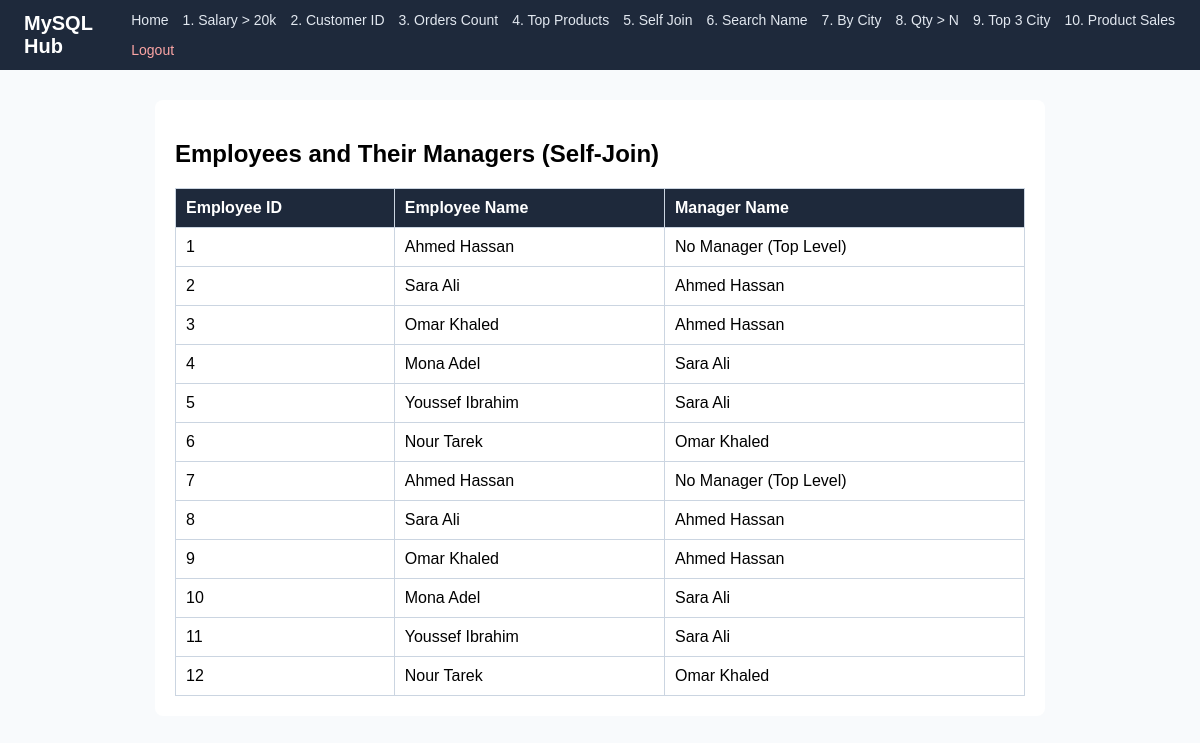
The app's page /q5_employees_managers.php (signed in) with its own data.
### tables this page shows
CREATE TABLE `employees` (
  `id` int(11) NOT NULL,
  `name` varchar(100) NOT NULL,
  `manager_id` int(11) DEFAULT NULL
);

### q5_employees_managers.php (the view, shortened to what this page needs)
<?php
require_once "db.php";
$sql = "SELECT e.id AS employee_id, e.name AS employee_name, m.name AS manager_name
        FROM employees e
        LEFT JOIN employees m ON e.manager_id = m.id
        ORDER BY e.id ASC";
$result = $conn->query($sql);
?>
<!DOCTYPE html>
<html lang="en">
<head>
</head>
<body>
    <?php include "navbar.php"; ?>
    <div class="container">
        <h2>Employees and Their Managers (Self-Join)</h2>
        <table>
            <tr>
                <th>Employee ID</th>
                <th>Employee Name</th>
                <th>Manager Name</th>
            </tr>
            <?php if ($result && $result->num_rows > 0): ?>
                <?php while ($row = $result->fetch_assoc()): ?>
                    <tr>
                        <td><?= htmlspecialchars($row["employee_id"]) ?></td>
                        <td><?= htmlspecialchars($row["employee_name"]) ?></td>
                        <td><?= htmlspecialchars($row["manager_name"] ?? "No Manager (Top Level)") ?></td>
                    </tr>
                <?php endwhile; ?>
            <?php else: ?>
                <tr><td colspan="3">No employees found.</td></tr>
            <?php endif; ?>
        </table>
    </div>
</body>
</html>

### q5_employees_managers.php (style rules this page uses)
body { margin: 0; font-family: Arial, sans-serif; background: #f8fafc; }
.container { max-width: 850px; margin: 30px auto; background: #fff; padding: 20px; border-radius: 8px; }
table { width: 100%; border-collapse: collapse; margin-top: 15px; }
th, td { border: 1px solid #cbd5e1; padding: 10px; text-align: left; }
th { background: #1e293b; color: #fff; }

### records on screen
employees: id "1", name "Ahmed Hassan", manager_name "No Manager (Top Level)"
employees: id "2", name "Sara Ali", manager.name "Ahmed Hassan"
employees: id "3", name "Omar Khaled", manager.name "Ahmed Hassan"
employees: id "4", name "Mona Adel", manager.name "Sara Ali"
employees: id "5", name "Youssef Ibrahim", manager.name "Sara Ali"
employees: id "6", name "Nour Tarek", manager.name "Omar Khaled"
employees: id "7", name "Ahmed Hassan", manager_name "No Manager (Top Level)"
employees: id "8", name "Sara Ali", manager.name "Ahmed Hassan"
employees: id "9", name "Omar Khaled", manager.name "Ahmed Hassan"
employees: id "10", name "Mona Adel", manager.name "Sara Ali"
employees: id "11", name "Youssef Ibrahim", manager.name "Sara Ali"
employees: id "12", name "Nour Tarek", manager.name "Omar Khaled"
